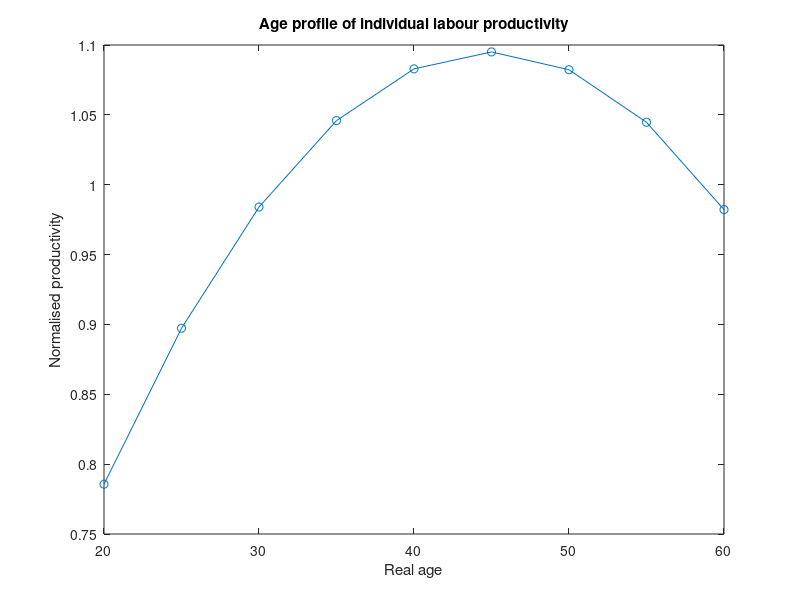

Source code (MATLAB): (Note: this script raises an error after producing the figure.)
% NZ's age-wage profile based on Papps (2010).
clear all;
b1 = 0.046;
b2 = -0.049;
gens = 45;
% The number of working ages is 45 from 20 to 64.
% The number of retired ages is 35 from 65 to 99.
x = zeros(gens,2);
for i = 1:gens;
    x(i,1)=i+19;
    x(i,2)=b1*x(i,1)+b2*(x(i,1))^2/100;
end
age = x(:,1);
wage = x(:,2);
wage_normalised = x(:,2)./mean(x(:,2));
% plot(age,wage_normalised)
% xlabel("Age (-20)")
% ylabel("Productivity")
fprintf('Average wage normalised to one：%.3f \n', mean(wage_normalised))
% x(:,2)

% Convert the annual data to five-year frequency.
nw = 9;
efage = zeros(nw,1);
realage = zeros(nw,1);
i = 0;
while i < nw
    i = i + 1;
    efage(i) = mean(wage((i-1)*5+1:i*5));
    realage(i) = (i-1)*5 + 20;
end
efage = efage/mean(efage);
fprintf("efage (average)：%.3f \n", mean(efage));
plot(realage, efage, '-o');
title("Age profile of individual labour productivity")
xlabel("Real age")
ylabel("Normalised productivity")
df_efage = mat2dataset(efage);
export(df_efage, 'File', './efage.csv', "WriteVarNames", false)
